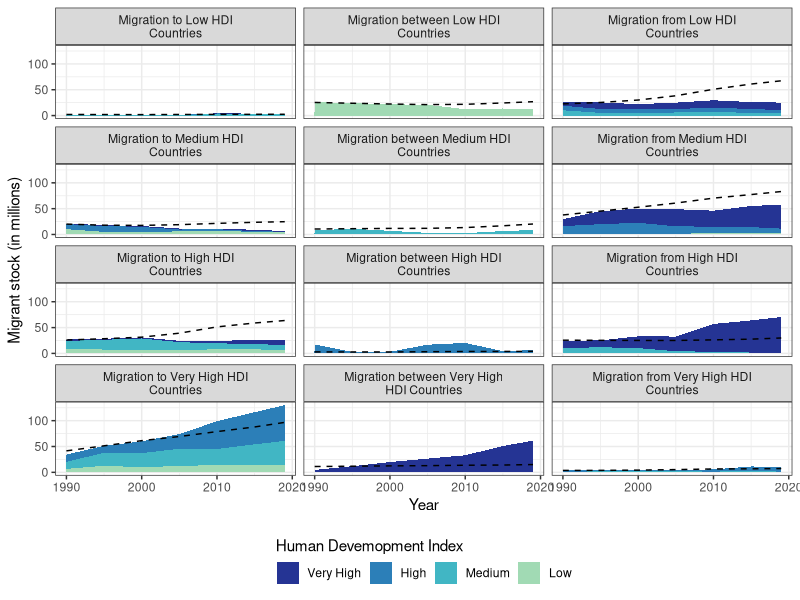
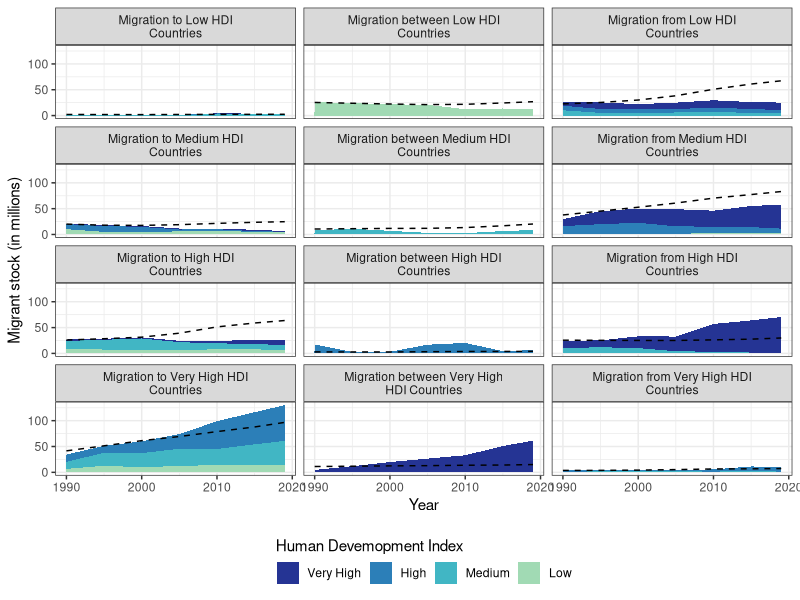

The R source for these figures, in order: (Note: this script raises an error after producing the figures.)
##
## plot1 bar charts and divergent bar charts
## plot2 area charts
##

library(tidyverse)
cc4 <- c("Very High" = "#253494", "High" = "#2c7fb8", "Medium" = "#41b6c4", "Low" = "#a1dab4")
d <- read_csv("./data/hdi_bilat.csv")
# d$hdi <- factor(x = d$hdi, levels = names(cc4))

bilat_tot <- function(x = NULL, hdi = NULL){
  x %>%
    filter(orig == {hdi} | dest == {hdi}) %>%
    mutate(type = case_when(orig == dest ~ "Migration between",
                            orig == {hdi} ~ "Migration from",
                            dest == {hdi} ~ "Migration to"),
           type = paste(type, hdi, "HDI Countries"),
           type = factor(type),
           type = fct_shift(type, n = -1),
           region = case_when(orig == dest ~ orig, 
                              orig == {hdi} ~ dest, 
                              dest == {hdi} ~ orig)) %>%
    relocate(region)
}


##
## facet version
## 
d0 <- tibble(hdi = rev(names(cc4))) %>%
  mutate(dd = map(.x = hdi, .f = ~bilat_tot(x = d, hdi = .x)))

d0 %>%
  unnest(col = dd) %>%
  mutate(region = factor(region, levels = names(cc4))) %>%
  ggplot(mapping = aes(x = year, y = stock, fill = region)) +
  facet_wrap(facets = "type", nrow = 4, ncol = 3,
             labeller = label_wrap_gen(width = 30)) + 
  geom_area() +
  # add line based on HDI in 95
  geom_area(mapping = aes(y = stock95), stat = 'summary', fun = sum,
            colour = "black", fill = "transparent", linetype = 2) +
  scale_fill_manual(values = cc4, 
                    guide = guide_legend(title.position = "top")) +
  theme_bw() +
  theme(legend.position = "bottom") +
  labs(x = "Year", y = "Migrant stock (in millions)", 
       fill = "Human Devemopment Index")

ggsave(filename = "./plot/fig7_area1.pdf", width = 8, height = 12)
file.show("./plot/fig7_area1.pdf")


##
## patchwork version
## 

area_plot <- function(x, hdi){
  hdi <- x %>%
    filter(orig == dest) %>%
    pull(region) %>%
    unique()
    
  ggplot(data = x, 
         mapping = aes(x = year, y = stock, fill = region)) +
    facet_wrap(facets = "type", nrow = 4, ncol = 3,
               labeller = label_wrap_gen(width = 30)) + 
    geom_area() +
    geom_area(mapping = aes(y = stock95), stat = 'summary', fun = sum,
              colour = "black", fill = "transparent", linetype = 2) +
    scale_fill_manual(values = cc4, 
                      guide = guide_legend(title.position = "top")) +
    theme_bw() +
    theme(legend.position = "bottom") +
    labs(x = "", y = "Migrant stock (in millions)", 
         fill = "Human Devemopment Index", title = hdi)
}

g1 <- d %>%
  bilat_tot(hdi = "Low") %>%
  area_plot()

g2 <- d %>%
  bilat_tot(hdi = "Medium") %>%
  area_plot()

g3 <- d %>%
  bilat_tot(hdi = "High") %>%
  area_plot()

g4 <- d %>%
  bilat_tot(hdi = "Very High") %>%
  area_plot() +
  labs(x = "Year")

g1 / g2 / g3 / g4 +
  plot_layout(guides = "collect") & 
  theme(legend.position = 'bottom')

ggsave(filename = "./plot/fig7_area2.pdf", width = 8, height = 12)
file.show("./plot/fig7_area2.pdf")

# all the same y limits
g1 <- g1 + ylim(c(0, 140))
g2 <- g2 + ylim(c(0, 140))
g3 <- g3 + ylim(c(0, 140))
g4 <- g4 + ylim(c(0, 140))

g1 / g2 / g3 / g4 +
  plot_layout(guides = "collect") & 
  theme(legend.position = 'bottom')

ggsave(filename = "./plot/fig7_area3.pdf", width = 8, height = 12)
file.show("./plot/fig7_area3.pdf")